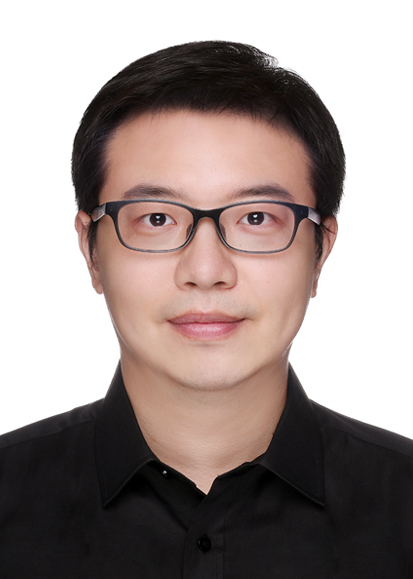
#> input picture hc.jpg, 413 x 579 px
$ python change_bkgd.py
#> lines starting #> are read from the running program, lines starting #| are printed output that depends on the picture; after the words box and inside, x2 and y2 are one past the last pixel; in counts of white or black regions, pixels touching at a corner belong together
import cv2
import numpy as np


def cvtBackground(path,color):
    """
        功能：给证件照更换背景色（常用背景色红、白、蓝）
        输入参数：path:照片路径
                color:背景色 <格式[B,G,R]>
    """
#> called with path = 'hc.jpg'
    im=cv2.imread(path)
#> im is the input picture: shape (579, 413, 3); mean B, G, R 142.9, 146.1, 158.7
    im_hsv=cv2.cvtColor(im,cv2.COLOR_BGR2HSV)
#> im_hsv: shape (579, 413, 3); mean H, S, V 37.2, 32.3, 158.9
    aim=np.uint8([[im[0,0,:]]])
#> aim = [[255, 255, 255]]
    hsv_aim=cv2.cvtColor(aim,cv2.COLOR_BGR2HSV)
#> hsv_aim = [[0, 0, 255]]
    mask=cv2.inRange(im_hsv,np.array([hsv_aim[0,0,0]-5,100,100]),np.array([hsv_aim[0,0,0]+5,255,255]))
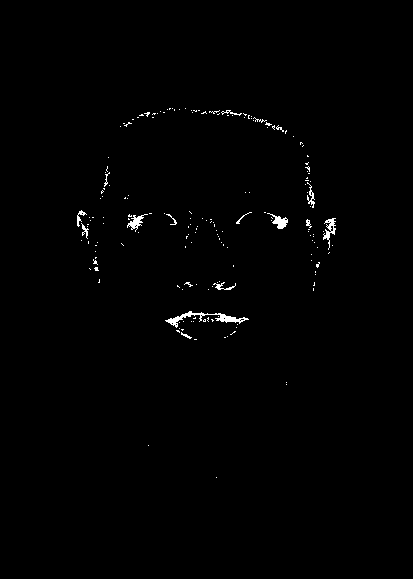
#> mask: shape (579, 413); 0.71% white in thin lines or dots, all inside (x1, y1, x2, y2) = (77, 108, 336, 478)
    mask_inv=cv2.bitwise_not(mask)
    img1=cv2.bitwise_and(im,im,mask=mask_inv)
    bg=im.copy()
    rows,cols,channels=im.shape
#> rows = 579; cols = 413; channels = 3
    bg[:rows,:cols,:]=color
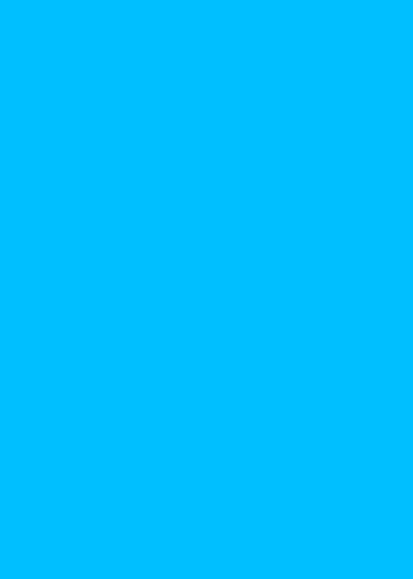
#> bg: shape (579, 413, 3); mean B, G, R 255, 191, 0
    img2=cv2.bitwise_and(bg,bg,mask=mask)
    img=cv2.add(img1,img2)
    image={'im':im,'im_hsv':im_hsv,'mask':mask,'img':img}
    for key in image:
        cv2.namedWindow(key)
        cv2.imshow(key,image[key])
#> this loop made 4 passes
#> key on passes 1 to 4: 'im', 'im_hsv', 'mask', 'img'
    cv2.waitKey(0)
    return img


#test
if __name__=='__main__':
    img=cvtBackground('hc.jpg', [255,191,0])
